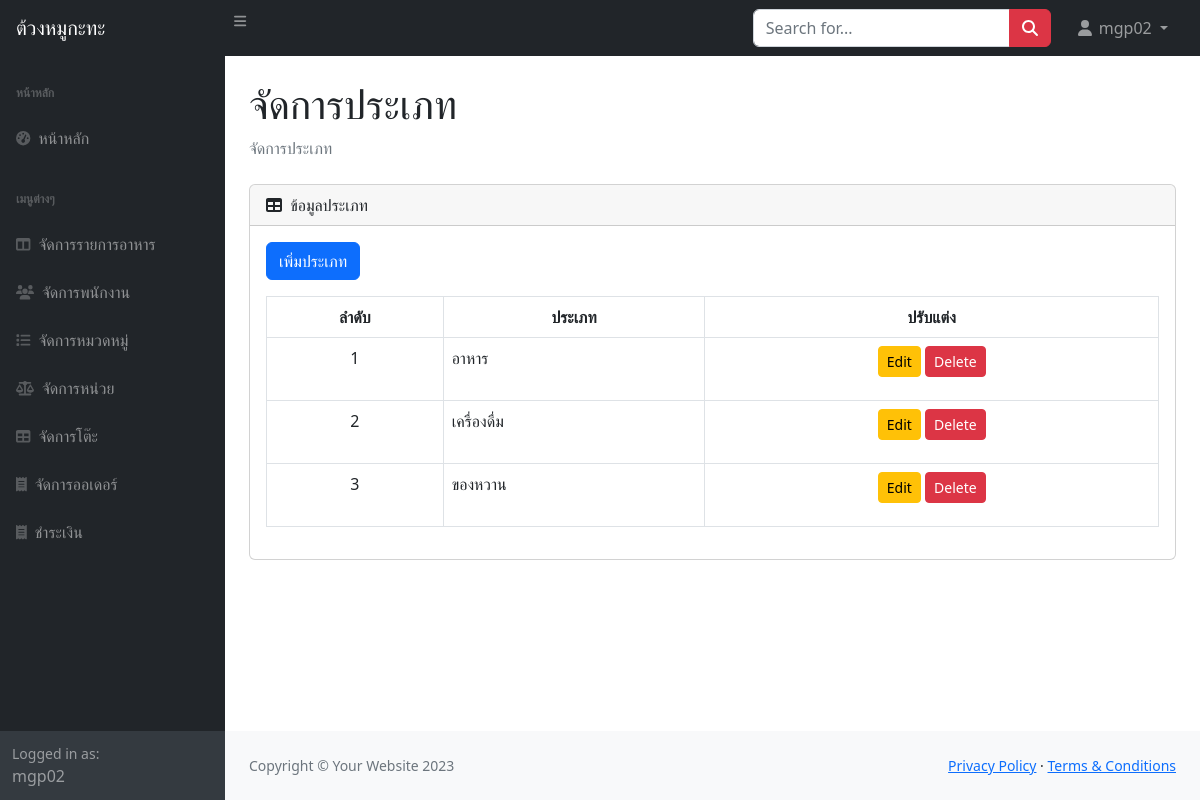
Screenshot of /category.php (signed in) with the database file from the repository.
### tables this page shows
CREATE TABLE `category` (
  `category_id` int(11) NOT NULL,
  `type` varchar(100) DEFAULT NULL
);

### category.php (the view, shortened to what this page needs)
<?php
include 'includes/db_connect.php';
$sql = "SELECT category_id, type FROM category";
$result = $conn->query($sql);
?>
<!DOCTYPE html>
<html lang="en">
<head>
    <link rel="stylesheet" href="https://cdn.jsdelivr.net/npm/bootstrap@5.2.3/dist/css/bootstrap.min.css">
    <link rel="stylesheet" href="css/styles.css">
</head>
<body class="sb-nav-fixed">
    <nav class="sb-topnav navbar navbar-expand navbar-dark bg-dark">
        <a class="navbar-brand ps-3" href="index.php">ต้วงหมูกะทะ</a>
        <button class="btn btn-link btn-sm order-1 order-lg-0 me-4 me-lg-0" id="sidebarToggle" href="#!"><i class="fas fa-bars"></i></button>
        <form class="d-none d-md-inline-block form-inline ms-auto me-0 me-md-3 my-2 my-md-0">
            <div class="input-group">
                <input class="form-control" type="text" placeholder="Search for..." aria-label="Search for..." aria-describedby="btnNavbarSearch" />
                <button class="btn btn-danger" id="btnNavbarSearch" type="button"><i class="fas fa-search"></i></button>
            </div>
        </form>
        <ul class="navbar-nav ms-auto ms-md-0 me-3 me-lg-4">
            <li class="nav-item dropdown">
                <a class="nav-link dropdown-toggle" id="navbarDropdown" href="#" role="button" data-bs-toggle="dropdown" aria-expanded="false">
                    <i class="fas fa-user fa-fw"></i>
                    <?php if (isset($_SESSION['username'])): ?>
                        <?php echo $_SESSION['username']; ?>
                    <?php else: ?>
                        ผู้เยี่ยมชม
                    <?php endif; ?>
                </a>
            </li>
        </ul>
    </nav>
    <div id="layoutSidenav">
        <div id="layoutSidenav_nav">
            <nav class="sb-sidenav accordion sb-sidenav-dark" id="sidenavAccordion">
                <div class="sb-sidenav-menu">
                    <div class="nav">
                        <div class="sb-sidenav-menu-heading">หน้าหลัก</div>
                        <a class="nav-link" href="index.php">
                            <div class="sb-nav-link-icon"><i class="fas fa-tachometer-alt"></i></div>
                            หน้าหลัก
                        </a>
                        <div class="sb-sidenav-menu-heading">เมนูต่างๆ</div>
                        <a class="nav-link" href="manage_menu.php">
                            <div class="sb-nav-link-icon"><i class="fas fa-columns"></i></div>
                            จัดการรายการอาหาร
                        </a>
                        <a class="nav-link" href="manage_employees.php">
                            <div class="sb-nav-link-icon"><i class="fas fa-users"></i></div>
                            จัดการพนักงาน
                        </a>
                        <a class="nav-link" href="category.php">
                            <div class="sb-nav-link-icon"><i class="fas fa-list"></i></div>
                            จัดการหมวดหมู่
                        </a>
                        <a class="nav-link" href="unit.php">
                            <div class="sb-nav-link-icon"><i class="fas fa-balance-scale"></i></div>
                            จัดการหน่วย
                        </a>
                        <a class="nav-link" href="manage_tables.php">
                            <div class="sb-nav-link-icon"><i class="fas fa-table"></i></div>
                            จัดการโต๊ะ
                        </a>
                        <a class="nav-link" href="manage_orders.php">
                            <div class="sb-nav-link-icon"><i class="fas fa-receipt"></i></div>
                            จัดการออเดอร์
                        </a>
                        <a class="nav-link" href="cashier.php">
                            <div class="sb-nav-link-icon"><i class="fas fa-receipt"></i></div>
                            ชำระเงิน
                        </a>
                    </div>
                </div>
                <div class="sb-sidenav-footer">
                    <div class="small">Logged in as:</div>
                    <?php if (isset($_SESSION['username'])): ?>
                        <?php echo $_SESSION['username']; ?>
                    <?php else: ?>
                        Guest
                    <?php endif; ?>
                </div>
            </nav>
        </div>
        <div id="layoutSidenav_content">
            <main>
                <div class="container-fluid px-4">
                    <h1 class="mt-4">จัดการประเภท</h1>
                    <ol class="breadcrumb mb-4">
                        <li class="breadcrumb-item active">จัดการประเภท</li>
                    </ol>
                    <div class="card mb-4">
                        <div class="card-header">
                            <i class="fas fa-table me-1"></i>
                            ข้อมูลประเภท
                        </div>
                        <div class="card-body">
                            <a href="add_category.php" class="btn btn-primary mb-3">เพิ่มประเภท</a>
                            <table id="datatablesSimple" class="table table-bordered">
                                <thead>
                                    <tr>
                                        <th style="text-align: center;">ลำดับ</th>
                                        <th style="text-align: center;">ประเภท</th>
                                        <th style="text-align: center;">ปรับแต่ง</th>
                                    </tr>
                                </thead>
                                <tbody>
                                    <?php while ($row = $result->fetch_assoc()) { ?>
                                    <tr>
                                        <td style="text-align: center;"><?php echo $row['category_id']; ?></td>
                                        <td style="text-align: left;"><?php echo $row['type']; ?></td>
                                        <td style="text-align: center;">
                                            <a href="edit_category.php?id=<?php echo $row['category_id']; ?>" class="btn btn-warning btn-sm">Edit</a>
                                            <button class="btn btn-danger btn-sm delete-btn" data-id="<?php echo $row['category_id']; ?>">Delete</button>
                                        </td>
                                    </tr>
                                    <?php } ?>
                                </tbody>
                            </table>
                        </div>
                    </div>
                </div>
            </main>
            <footer class="py-4 bg-light mt-auto">
                <div class="container-fluid px-4">
                    <div class="d-flex align-items-center justify-content-between small">
                        <div class="text-muted">Copyright &copy; Your Website 2023</div>
                        <div>
                            <a href="#">Privacy Policy</a>
                            &middot;
                            <a href="#">Terms &amp; Conditions</a>
                        </div>
                    </div>
                </div>
            </footer>
        </div>
    </div>
</body>
</html>

### rows the page displays
category: category_id "1", type "อาหาร"
category: category_id "2", type "เครื่องดื่ม"
category: category_id "3", type "ของหวาน"

### other values shown
$_SESSION['username'] "mgp02"
